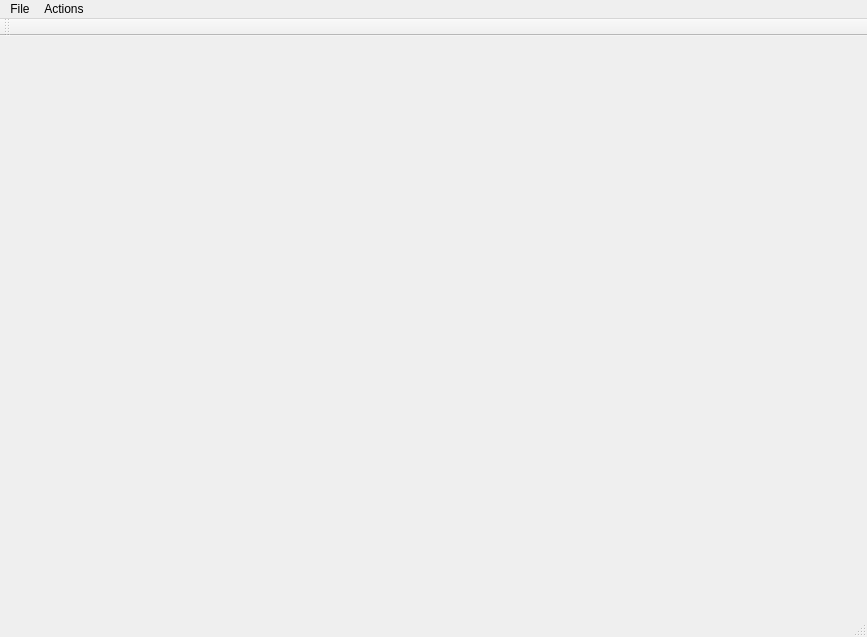
<?xml version="1.0" encoding="UTF-8"?>
<ui version="4.0">
 <class>MainWindow</class>
 <widget class="QMainWindow" name="MainWindow">
  <property name="geometry">
   <rect>
    <x>0</x>
    <y>0</y>
    <width>867</width>
    <height>637</height>
   </rect>
  </property>
  <property name="windowTitle">
   <string>MainWindow</string>
  </property>
  <widget class="QWidget" name="centralWidget">
   <layout class="QVBoxLayout" name="verticalLayout">
    <item>
     <layout class="QGridLayout" name="gridLayout">
      <item row="0" column="0">
       <widget class="QCustomPlot" name="plotWidget" native="true"/>
      </item>
     </layout>
    </item>
   </layout>
  </widget>
  <widget class="QMenuBar" name="menuBar">
   <property name="geometry">
    <rect>
     <x>0</x>
     <y>0</y>
     <width>867</width>
     <height>26</height>
    </rect>
   </property>
   <widget class="QMenu" name="menuFile">
    <property name="title">
     <string>File</string>
    </property>
    <addaction name="actionLoad"/>
    <addaction name="actionSave"/>
   </widget>
   <widget class="QMenu" name="menuActions">
    <property name="title">
     <string>Actions</string>
    </property>
    <addaction name="action_to_center"/>
    <addaction name="action_unit_scale"/>
    <addaction name="action_fit"/>
    <addaction name="actionswitch_axis_colored"/>
    <addaction name="actionGraph_drag"/>
   </widget>
   <addaction name="menuFile"/>
   <addaction name="menuActions"/>
  </widget>
  <widget class="QToolBar" name="mainToolBar">
   <attribute name="toolBarArea">
    <enum>TopToolBarArea</enum>
   </attribute>
   <attribute name="toolBarBreak">
    <bool>false</bool>
   </attribute>
  </widget>
  <widget class="QStatusBar" name="statusBar"/>
  <action name="actionLoad">
   <property name="text">
    <string>Load</string>
   </property>
  </action>
  <action name="actionSave">
   <property name="text">
    <string>Save as png</string>
   </property>
  </action>
  <action name="action_to_center">
   <property name="checkable">
    <bool>false</bool>
   </property>
   <property name="text">
    <string>To center</string>
   </property>
   <property name="shortcut">
    <string>O</string>
   </property>
  </action>
  <action name="action_unit_scale">
   <property name="text">
    <string>Unit scale</string>
   </property>
   <property name="shortcut">
    <string>C</string>
   </property>
  </action>
  <action name="action_fit">
   <property name="text">
    <string>Fit</string>
   </property>
   <property name="shortcut">
    <string>Ctrl+O</string>
   </property>
  </action>
  <action name="actionswitch_axis_colored">
   <property name="checkable">
    <bool>true</bool>
   </property>
   <property name="checked">
    <bool>true</bool>
   </property>
   <property name="text">
    <string>switch axis colored</string>
   </property>
  </action>
  <action name="actionGraph_drag">
   <property name="checkable">
    <bool>true</bool>
   </property>
   <property name="checked">
    <bool>true</bool>
   </property>
   <property name="text">
    <string>Graph drag</string>
   </property>
  </action>
 </widget>
 <layoutdefault spacing="6" margin="11"/>
 <customwidgets>
  <customwidget>
   <class>QCustomPlot</class>
   <extends>QWidget</extends>
   <header>qplot/qcustomplot.h</header>
   <container>1</container>
  </customwidget>
 </customwidgets>
 <resources/>
 <connections/>
</ui>
